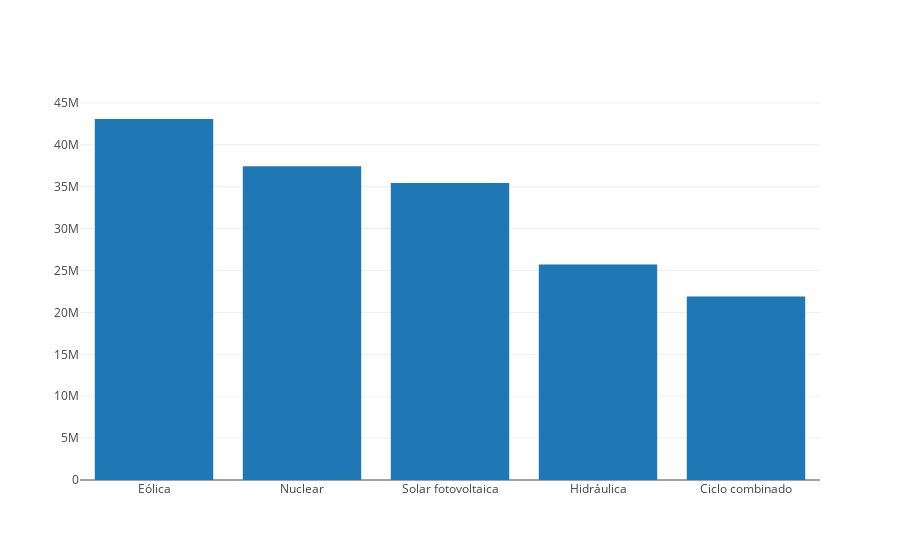

Notebook code cell kept with this figure:
### Markdown cell above
#### Top 5 tipos de energías por su generación anual

### Code cell
def top5anual (Año: Int) = {
val energiasOrdenadas= dataFrameBalance
    .filter(date_format(col("FechaCompleta"),"yyyy") === Año) //Año
    .filter(col("Familia") =!= "Demanda")
    .filter(!col("Tipo").isin("Generación renovable", "Generación no renovable"))
    .groupBy($"Tipo")
    //.groupBy(date_format(col("FechaCompleta"), "yyyy-MM").as("Mes"))
    .agg(sum("Valor").as[Double].as("ValorTotal"))
    .orderBy($"ValorTotal".desc)

val seqValores = energiasOrdenadas.select($"ValorTotal").as[Double].head(5).toSeq
val seqTipo = energiasOrdenadas.select($"Tipo").as[String].head(5).toSeq
val data = Seq(Bar(
    seqTipo,
    seqValores,
))

plot(data)
}
top5anual(2024)

### Figure 1 — Plotly figure (JSON) as saved in the notebook; plotly's stock layout.template omitted (floating-point values rounded to 4 significant figures)
{"data": [{"type": "bar", "x": ["Eólica", "Nuclear", "Solar fotovoltaica", "Hidráulica", "Ciclo combinado"], "y": [43080000.0, 37430000.0, 35430000.0, 25720000.0, 21910000.0]}], "layout": {"autosize": true, "xaxis": {"autorange": true, "range": [-0.5, 4.5], "type": "category"}, "yaxis": {"autorange": true, "range": [0, 45350000.0], "type": "linear"}}}
